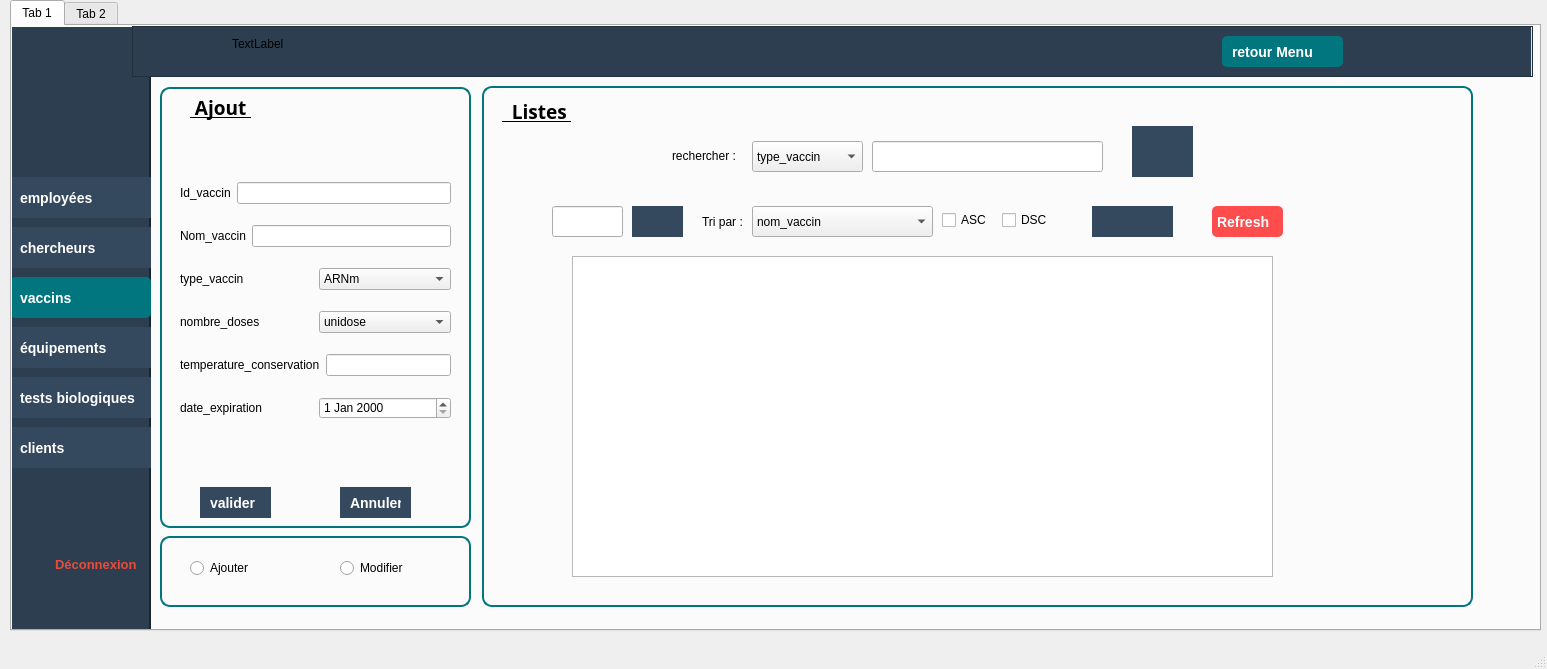
<?xml version="1.0" encoding="UTF-8"?>
<ui version="4.0">
 <class>vaccin1</class>
 <widget class="QMainWindow" name="vaccin1">
  <property name="geometry">
   <rect>
    <x>0</x>
    <y>0</y>
    <width>1547</width>
    <height>669</height>
   </rect>
  </property>
  <property name="windowTitle">
   <string>MainWindow</string>
  </property>
  <property name="styleSheet">
   <string notr="true">/* Style global des boutons */
QPushButton {
    background-color: #34495E;  /* Bleu foncé */
    color: white;
    font-size: 14px;
    font-weight: bold;
    padding: 10px;
    border: none;
    text-align: left;
}

QPushButton:hover {
    background-color: #1ABC9C; /* Vert */
}

QPushButton:checked {
    background-color: #16A085; /* Vert foncé */
}

/* Spécifique au bouton &quot;Équipement&quot; */
QPushButton#btnEquipement {
    background-color: white;  /* Couleur de fond blanche */
    color: #34495E;  /* Texte bleu foncé */
}

QPushButton#btnEquipement:hover {
    background-color: #1ABC9C; /* Vert */
    color: white;  /* Texte blanc */
}

QPushButton#btnEquipement:checked {
    background-color: #16A085; /* Vert foncé */
    color: white;  /* Texte blanc */
}


</string>
  </property>
  <widget class="QWidget" name="centralwidget">
   <widget class="QTabWidget" name="tabWidget">
    <property name="geometry">
     <rect>
      <x>10</x>
      <y>0</y>
      <width>1531</width>
      <height>631</height>
     </rect>
    </property>
    <property name="currentIndex">
     <number>0</number>
    </property>
    <widget class="QWidget" name="tab">
     <attribute name="title">
      <string>Tab 1</string>
     </attribute>
     <widget class="QLabel" name="bg">
      <property name="geometry">
       <rect>
        <x>30</x>
        <y>-110</y>
        <width>1491</width>
        <height>811</height>
       </rect>
      </property>
      <property name="text">
       <string/>
      </property>
      <property name="pixmap">
       <pixmap>bg.jpg</pixmap>
      </property>
     </widget>
     <widget class="QLabel" name="nombre_doses">
      <property name="geometry">
       <rect>
        <x>470</x>
        <y>610</y>
        <width>211</width>
        <height>16</height>
       </rect>
      </property>
      <property name="text">
       <string/>
      </property>
     </widget>
     <widget class="QWidget" name="sidebare" native="true">
      <property name="geometry">
       <rect>
        <x>-2</x>
        <y>1</y>
        <width>141</width>
        <height>651</height>
       </rect>
      </property>
      <property name="styleSheet">
       <string notr="true">#sidebare {
    background-color: #2C3E50; /* Couleur bleu foncé */
    border-right: 2px solid #1A252F;
}QPushButton:hover {
    background-color: #1ABC9C; /* Vert */
}

QPushButton:checked {
    background-color: #16A085; /* Vert foncé */
}

/* Spécifique au bouton &quot;Équipement&quot; */
QPushButton#btnEquipement {
    background-color: white;  /* Couleur de fond blanche */
    color: #34495E;  /* Texte bleu foncé */
}

QPushButton#btnEquipement:hover {
    background-color: #1ABC9C; /* Vert */
    color: white;  /* Texte blanc */
}

QPushButton#btnEquipement:checked {
    background-color: #16A085; /* Vert foncé */
    color: white;  /* Texte blanc */
}
</string>
      </property>
      <widget class="QPushButton" name="emp">
       <property name="geometry">
        <rect>
         <x>0</x>
         <y>150</y>
         <width>141</width>
         <height>41</height>
        </rect>
       </property>
       <property name="text">
        <string>employées</string>
       </property>
       <property name="icon">
        <iconset>
         <normaloff>empe.png</normaloff>empe.png</iconset>
       </property>
      </widget>
      <widget class="QPushButton" name="chercheur_">
       <property name="geometry">
        <rect>
         <x>0</x>
         <y>200</y>
         <width>141</width>
         <height>41</height>
        </rect>
       </property>
       <property name="text">
        <string>chercheurs</string>
       </property>
       <property name="icon">
        <iconset>
         <normaloff>projet_c/cher.png</normaloff>projet_c/cher.png</iconset>
       </property>
      </widget>
      <widget class="QPushButton" name="vac_2">
       <property name="geometry">
        <rect>
         <x>0</x>
         <y>250</y>
         <width>141</width>
         <height>41</height>
        </rect>
       </property>
       <property name="styleSheet">
        <string notr="true">QPushButton {
    background-color: #02767F;  /* Vert foncé */
    color: white;               /* Texte en blanc */
    border-radius: 5px;         /* Bords arrondis */
    padding: 10px;              /* Espacement interne */
    font-weight: bold;          /* Texte en gras */
    border: none;               /* Supprimer la bordure */
}

QPushButton:hover {
    background-color: #247361;  /* Vert plus foncé au survol */
}</string>
       </property>
       <property name="text">
        <string>vaccins</string>
       </property>
       <property name="icon">
        <iconset>
         <normaloff>projet_c/vaccin.png</normaloff>projet_c/vaccin.png</iconset>
       </property>
       <property name="iconSize">
        <size>
         <width>20</width>
         <height>20</height>
        </size>
       </property>
      </widget>
      <widget class="QPushButton" name="eq_2">
       <property name="geometry">
        <rect>
         <x>0</x>
         <y>300</y>
         <width>141</width>
         <height>41</height>
        </rect>
       </property>
       <property name="styleSheet">
        <string notr="true"/>
       </property>
       <property name="text">
        <string>équipements</string>
       </property>
       <property name="icon">
        <iconset>
         <normaloff>projet_c/equipement.png</normaloff>projet_c/equipement.png</iconset>
       </property>
      </widget>
      <widget class="QPushButton" name="client_2">
       <property name="geometry">
        <rect>
         <x>0</x>
         <y>400</y>
         <width>141</width>
         <height>41</height>
        </rect>
       </property>
       <property name="text">
        <string>clients</string>
       </property>
       <property name="icon">
        <iconset>
         <normaloff>projet_c/client.png</normaloff>projet_c/client.png</iconset>
       </property>
      </widget>
      <widget class="QPushButton" name="test_2">
       <property name="geometry">
        <rect>
         <x>0</x>
         <y>350</y>
         <width>151</width>
         <height>41</height>
        </rect>
       </property>
       <property name="text">
        <string>tests biologiques</string>
       </property>
       <property name="icon">
        <iconset>
         <normaloff>projet_c/teste.png</normaloff>projet_c/teste.png</iconset>
       </property>
      </widget>
      <widget class="QPushButton" name="pushButton_10">
       <property name="geometry">
        <rect>
         <x>30</x>
         <y>522</y>
         <width>111</width>
         <height>31</height>
        </rect>
       </property>
       <property name="styleSheet">
        <string notr="true">QPushButton#pushButton_10 {
    background-color: transparent;
    color: #E74C3C;  /* Rouge */
    font-size: 13px;
    font-weight: bold;
    border: none;
    padding: 8px 15px;
    text-align: left;
}

QPushButton#pushButton_8:hover {
    color: #C0392B;  /* Rouge foncé au survol */
}

QPushButton#pushButton_8:pressed {
    color: #A93226;  /* Encore plus foncé au clic */
}

/* Ajouter une icône à gauche du texte */
QPushButton#pushButton_8::before {
    content: &quot;⏻ &quot;;  /* Icône de mise hors tension */
    font-size: 18px;
    margin-right: 8px;
}
</string>
       </property>
       <property name="text">
        <string>Déconnexion</string>
       </property>
      </widget>
      <widget class="QLabel" name="logo">
       <property name="geometry">
        <rect>
         <x>10</x>
         <y>10</y>
         <width>121</width>
         <height>101</height>
        </rect>
       </property>
       <property name="text">
        <string/>
       </property>
       <property name="pixmap">
        <pixmap>logo1.png</pixmap>
       </property>
      </widget>
      <widget class="QLabel" name="logout_2">
       <property name="geometry">
        <rect>
         <x>10</x>
         <y>530</y>
         <width>41</width>
         <height>21</height>
        </rect>
       </property>
       <property name="text">
        <string/>
       </property>
       <property name="pixmap">
        <pixmap>logout.png</pixmap>
       </property>
      </widget>
      <zorder>emp</zorder>
      <zorder>chercheur_</zorder>
      <zorder>vac_2</zorder>
      <zorder>eq_2</zorder>
      <zorder>client_2</zorder>
      <zorder>test_2</zorder>
      <zorder>pushButton_10</zorder>
      <zorder>logout_2</zorder>
      <zorder>logo</zorder>
     </widget>
     <widget class="QGroupBox" name="groupBox_3">
      <property name="geometry">
       <rect>
        <x>148</x>
        <y>510</y>
        <width>311</width>
        <height>91</height>
       </rect>
      </property>
      <property name="styleSheet">
       <string notr="true">QGroupBox {
    border: 2px solid #02767F; /* Couleur turquoise pour la bordure */
    border-radius: 10px;  /* Coins arrondis */
    padding: 10px;  /* Espacement interne */
    margin-bottom: 20px;  /* Espacement en bas */
}
</string>
      </property>
      <property name="title">
       <string/>
      </property>
      <widget class="QRadioButton" name="radioButton_3">
       <property name="geometry">
        <rect>
         <x>30</x>
         <y>20</y>
         <width>110</width>
         <height>24</height>
        </rect>
       </property>
       <property name="text">
        <string>Ajouter</string>
       </property>
      </widget>
      <widget class="QRadioButton" name="radioButton_4">
       <property name="geometry">
        <rect>
         <x>180</x>
         <y>20</y>
         <width>110</width>
         <height>24</height>
        </rect>
       </property>
       <property name="text">
        <string>Modifier</string>
       </property>
      </widget>
     </widget>
     <widget class="QLabel" name="type_vaccin">
      <property name="geometry">
       <rect>
        <x>210</x>
        <y>610</y>
        <width>211</width>
        <height>16</height>
       </rect>
      </property>
      <property name="text">
       <string/>
      </property>
     </widget>
     <widget class="QGroupBox" name="groupBox">
      <property name="geometry">
       <rect>
        <x>148</x>
        <y>61</y>
        <width>311</width>
        <height>461</height>
       </rect>
      </property>
      <property name="autoFillBackground">
       <bool>false</bool>
      </property>
      <property name="styleSheet">
       <string notr="true">QGroupBox {
    border: 2px solid #02767F; /* Couleur turquoise pour la bordure */
    border-radius: 10px;  /* Coins arrondis */
    padding: 10px;  /* Espacement interne */
    margin-bottom: 20px;  /* Espacement en bas */
}
</string>
      </property>
      <property name="title">
       <string/>
      </property>
      <widget class="QPushButton" name="pushButton_7">
       <property name="geometry">
        <rect>
         <x>40</x>
         <y>400</y>
         <width>71</width>
         <height>31</height>
        </rect>
       </property>
       <property name="text">
        <string>valider</string>
       </property>
      </widget>
      <widget class="QPushButton" name="pushButton_9">
       <property name="geometry">
        <rect>
         <x>180</x>
         <y>400</y>
         <width>71</width>
         <height>31</height>
        </rect>
       </property>
       <property name="text">
        <string>Annuler</string>
       </property>
      </widget>
      <widget class="QLabel" name="label_22">
       <property name="geometry">
        <rect>
         <x>30</x>
         <y>0</y>
         <width>301</width>
         <height>41</height>
        </rect>
       </property>
       <property name="palette">
        <palette>
         <active/>
         <inactive/>
         <disabled/>
        </palette>
       </property>
       <property name="font">
        <font>
         <family>Segoe UI Variable</family>
         <pointsize>14</pointsize>
         <bold>true</bold>
         <underline>true</underline>
        </font>
       </property>
       <property name="styleSheet">
        <string notr="true"/>
       </property>
       <property name="text">
        <string> Ajout </string>
       </property>
      </widget>
      <widget class="QWidget" name="layoutWidget">
       <property name="geometry">
        <rect>
         <x>20</x>
         <y>80</y>
         <width>271</width>
         <height>271</height>
        </rect>
       </property>
       <layout class="QVBoxLayout" name="verticalLayout">
        <item>
         <layout class="QHBoxLayout" name="horizontalLayout">
          <item>
           <widget class="QLabel" name="label_16">
            <property name="text">
             <string>Id_vaccin</string>
            </property>
           </widget>
          </item>
          <item>
           <widget class="QLineEdit" name="lineEdit_2"/>
          </item>
         </layout>
        </item>
        <item>
         <layout class="QHBoxLayout" name="horizontalLayout_2">
          <item>
           <widget class="QLabel" name="label_17">
            <property name="text">
             <string>Nom_vaccin</string>
            </property>
           </widget>
          </item>
          <item>
           <widget class="QLineEdit" name="lineEdit_4"/>
          </item>
         </layout>
        </item>
        <item>
         <layout class="QHBoxLayout" name="horizontalLayout_3">
          <item>
           <widget class="QLabel" name="label_23">
            <property name="text">
             <string>type_vaccin</string>
            </property>
           </widget>
          </item>
          <item>
           <widget class="QComboBox" name="comboBox_10">
            <item>
             <property name="text">
              <string>ARNm</string>
             </property>
            </item>
            <item>
             <property name="text">
              <string>actif</string>
             </property>
            </item>
            <item>
             <property name="text">
              <string>inactif</string>
             </property>
            </item>
           </widget>
          </item>
         </layout>
        </item>
        <item>
         <layout class="QHBoxLayout" name="horizontalLayout_4">
          <item>
           <widget class="QLabel" name="label_18">
            <property name="text">
             <string>nombre_doses</string>
            </property>
           </widget>
          </item>
          <item>
           <widget class="QComboBox" name="comboBox_11">
            <item>
             <property name="text">
              <string>unidose</string>
             </property>
            </item>
            <item>
             <property name="text">
              <string>multidose</string>
             </property>
            </item>
           </widget>
          </item>
         </layout>
        </item>
        <item>
         <layout class="QHBoxLayout" name="horizontalLayout_5">
          <item>
           <widget class="QLabel" name="label_19">
            <property name="text">
             <string>temperature_conservation</string>
            </property>
           </widget>
          </item>
          <item>
           <widget class="QLineEdit" name="lineEdit_5"/>
          </item>
         </layout>
        </item>
        <item>
         <layout class="QHBoxLayout" name="horizontalLayout_6">
          <item>
           <widget class="QLabel" name="label_20">
            <property name="text">
             <string>date_expiration</string>
            </property>
           </widget>
          </item>
          <item>
           <widget class="QDateEdit" name="dateEdit"/>
          </item>
         </layout>
        </item>
       </layout>
      </widget>
     </widget>
     <widget class="QGroupBox" name="groupBox_2">
      <property name="geometry">
       <rect>
        <x>470</x>
        <y>60</y>
        <width>991</width>
        <height>541</height>
       </rect>
      </property>
      <property name="styleSheet">
       <string notr="true">/* Tableau principal */
table {
    width: 100%;
    border-collapse: collapse;
    margin: 20px 0;
    font-size: 14px;
    background-color: #02767F;
    border: 1px solid #02767F;
}

/* Style des en-têtes de colonne */
th {
    background-color: #007bff;
    color: white;
    padding: 12px 15px;
    text-align: center;
    font-weight: bold;
}

/* Style des cellules de données */
td {
    padding: 12px 15px;
    text-align: center;
    border: 1px solid #ddd;
}

/* Style de la colonne &quot;Actions&quot; */
td.actions {
    display: flex;
    justify-content: center;
    gap: 10px;
}

/* Bouton Modifier */
button.modify-btn {
    background-color: #ffc107;
    color: black;
    border: none;
    padding: 8px 12px;
    border-radius: 5px;
    cursor: pointer;
    font-size: 14px;
    transition: background-color 0.3s;
}

button.modify-btn:hover {
    background-color: #e0a800;
}

/* Bouton Supprimer */
button.delete-btn {
    background-color: #dc3545;
    color: white;
    border: none;
    padding: 8px 12px;
    border-radius: 5px;
    cursor: pointer;
    font-size: 14px;
    transition: background-color 0.3s;
}

button.delete-btn:hover {
    background-color: #c82333;
}

/* Style de ligne lorsque la souris passe dessus */
tr:hover {
    background-color: #f1f1f1;
}

/* Style des lignes impaires pour un meilleur contraste */
tr:nth-child(odd) {
    background-color: #f7f7f7;
}

/* Style de la dernière colonne (Actions) */
td.actions {
    display: flex;
    justify-content: center;
    align-items: center;
}

/* Pour le contenu des images */
td img {
    width: 40px;
    height: 40px;
    object-fit: cover;
    border-radius: 50%;
}
QGroupBox {
    border: 2px solid #02767F; /* Couleur turquoise pour la bordure */
    border-radius: 10px;  /* Coins arrondis */
    padding: 10px;  /* Espacement interne */
    margin-bottom: 20px;  /* Espacement en bas */
}


</string>
      </property>
      <property name="title">
       <string/>
      </property>
      <widget class="QLabel" name="label_13">
       <property name="geometry">
        <rect>
         <x>190</x>
         <y>60</y>
         <width>101</width>
         <height>20</height>
        </rect>
       </property>
       <property name="text">
        <string>rechercher :</string>
       </property>
      </widget>
      <widget class="QLabel" name="label_14">
       <property name="geometry">
        <rect>
         <x>20</x>
         <y>10</y>
         <width>341</width>
         <height>31</height>
        </rect>
       </property>
       <property name="font">
        <font>
         <family>Segoe UI Variable</family>
         <pointsize>14</pointsize>
         <bold>true</bold>
         <underline>true</underline>
        </font>
       </property>
       <property name="text">
        <string>  Listes </string>
       </property>
      </widget>
      <widget class="QComboBox" name="cb_rech_emp">
       <property name="geometry">
        <rect>
         <x>270</x>
         <y>55</y>
         <width>111</width>
         <height>31</height>
        </rect>
       </property>
       <item>
        <property name="text">
         <string>type_vaccin</string>
        </property>
       </item>
       <item>
        <property name="text">
         <string>id_vaccin</string>
        </property>
       </item>
       <item>
        <property name="text">
         <string>nom_vaccin</string>
        </property>
       </item>
       <item>
        <property name="text">
         <string>temperature_conservation</string>
        </property>
       </item>
      </widget>
      <widget class="QComboBox" name="comboBox_7">
       <property name="geometry">
        <rect>
         <x>270</x>
         <y>120</y>
         <width>181</width>
         <height>31</height>
        </rect>
       </property>
       <item>
        <property name="text">
         <string>nom_vaccin</string>
        </property>
       </item>
       <item>
        <property name="text">
         <string>temperature_conservation</string>
        </property>
       </item>
       <item>
        <property name="text">
         <string>date_expiration</string>
        </property>
       </item>
      </widget>
      <widget class="QLabel" name="label_15">
       <property name="geometry">
        <rect>
         <x>220</x>
         <y>120</y>
         <width>63</width>
         <height>31</height>
        </rect>
       </property>
       <property name="text">
        <string>Tri par :</string>
       </property>
      </widget>
      <widget class="QPushButton" name="pdf_2">
       <property name="geometry">
        <rect>
         <x>150</x>
         <y>120</y>
         <width>51</width>
         <height>31</height>
        </rect>
       </property>
       <property name="styleSheet">
        <string notr="true">QPushButton {
    qproperty-iconSize: 21px 21px;  /* Taille de l'icône */
    text-align: center; /* Centrage du texte si besoin */
}
</string>
       </property>
       <property name="text">
        <string/>
       </property>
       <property name="icon">
        <iconset>
         <normaloff>projet_c/pdf1.png</normaloff>projet_c/pdf1.png</iconset>
       </property>
       <property name="iconSize">
        <size>
         <width>21</width>
         <height>21</height>
        </size>
       </property>
      </widget>
      <widget class="QPushButton" name="stat_2">
       <property name="geometry">
        <rect>
         <x>610</x>
         <y>120</y>
         <width>81</width>
         <height>31</height>
        </rect>
       </property>
       <property name="styleSheet">
        <string notr="true">QPushButton {
    qproperty-iconSize: 21px 21px;  /* Taille de l'icône */
    text-align: center; /* Centrage du texte si besoin */
}
</string>
       </property>
       <property name="text">
        <string/>
       </property>
       <property name="icon">
        <iconset>
         <normaloff>projet_c/st.png</normaloff>projet_c/st.png</iconset>
       </property>
       <property name="iconSize">
        <size>
         <width>21</width>
         <height>21</height>
        </size>
       </property>
      </widget>
      <widget class="QPushButton" name="ok_2">
       <property name="geometry">
        <rect>
         <x>650</x>
         <y>40</y>
         <width>61</width>
         <height>51</height>
        </rect>
       </property>
       <property name="text">
        <string/>
       </property>
       <property name="icon">
        <iconset>
         <normaloff>projet_c/search.png</normaloff>projet_c/search.png</iconset>
       </property>
       <property name="iconSize">
        <size>
         <width>40</width>
         <height>40</height>
        </size>
       </property>
      </widget>
      <widget class="QTableView" name="tableView_vaccin">
       <property name="geometry">
        <rect>
         <x>90</x>
         <y>170</y>
         <width>701</width>
         <height>321</height>
        </rect>
       </property>
      </widget>
      <widget class="QLineEdit" name="le_rech">
       <property name="geometry">
        <rect>
         <x>390</x>
         <y>55</y>
         <width>231</width>
         <height>31</height>
        </rect>
       </property>
      </widget>
      <widget class="QCheckBox" name="checkBox">
       <property name="geometry">
        <rect>
         <x>460</x>
         <y>123</y>
         <width>51</width>
         <height>22</height>
        </rect>
       </property>
       <property name="text">
        <string>ASC</string>
       </property>
      </widget>
      <widget class="QCheckBox" name="checkBox_2">
       <property name="geometry">
        <rect>
         <x>520</x>
         <y>123</y>
         <width>51</width>
         <height>22</height>
        </rect>
       </property>
       <property name="text">
        <string>DSC</string>
       </property>
      </widget>
      <widget class="QPushButton" name="pushButton_6">
       <property name="geometry">
        <rect>
         <x>730</x>
         <y>120</y>
         <width>71</width>
         <height>31</height>
        </rect>
       </property>
       <property name="styleSheet">
        <string notr="true">
QPushButton {
        background-color: #ff4d4d;  /* Rouge */
        color: white;
        border-radius: 5px;
        padding: 5px;
        font-weight: bold;
    }
    QPushButton:hover {
        background-color: #ff1a1a;  /* Rouge plus foncé au survol */
    }
    QPushButton:pressed {
        background-color: #cc0000;  /* Rouge foncé au clic */
    }</string>
       </property>
       <property name="text">
        <string>Refresh</string>
       </property>
      </widget>
      <widget class="QLineEdit" name="vaccin_id_input">
       <property name="geometry">
        <rect>
         <x>70</x>
         <y>120</y>
         <width>71</width>
         <height>31</height>
        </rect>
       </property>
      </widget>
     </widget>
     <widget class="QFrame" name="frame">
      <property name="geometry">
       <rect>
        <x>120</x>
        <y>0</y>
        <width>1401</width>
        <height>51</height>
       </rect>
      </property>
      <property name="styleSheet">
       <string notr="true">#frame {
    background-color: #2C3E50; /* Couleur bleu foncé */
    border-right: 2px solid #dee2e6;;
}QPushButton:hover {
    background-color: #1ABC9C; /* Vert */
}

QPushButton:checked {
    background-color: #16A085; /* Vert foncé */
}

/* Spécifique au bouton &quot;Équipement&quot; */
QPushButton#btnEquipement {
    background-color: white;  /* Couleur de fond blanche */
    color: #34495E;  /* Texte bleu foncé */
}

QPushButton#btnEquipement:hover {
    background-color: #1ABC9C; /* Vert */
    color: white;  /* Texte blanc */
}

QPushButton#btnEquipement:checked {
    background-color: #16A085; /* Vert foncé */
    color: white;  /* Texte blanc */
}
</string>
      </property>
      <property name="frameShape">
       <enum>QFrame::Shape::StyledPanel</enum>
      </property>
      <property name="frameShadow">
       <enum>QFrame::Shadow::Raised</enum>
      </property>
      <widget class="QLabel" name="notificationBadge">
       <property name="geometry">
        <rect>
         <x>90</x>
         <y>10</y>
         <width>41</width>
         <height>20</height>
        </rect>
       </property>
       <property name="text">
        <string/>
       </property>
      </widget>
      <widget class="QPushButton" name="btnRetourvaccin">
       <property name="geometry">
        <rect>
         <x>1090</x>
         <y>10</y>
         <width>121</width>
         <height>31</height>
        </rect>
       </property>
       <property name="styleSheet">
        <string notr="true">QPushButton {
    background-color: #02767F;  /* Vert foncé */
    color: white;               /* Texte en blanc */
    border-radius: 5px;         /* Bords arrondis */
    padding: 10px;              /* Espacement interne */
    font-weight: bold;          /* Texte en gras */
    border: none;               /* Supprimer la bordure */
}

QPushButton:hover {
    background-color: #247361;  /* Vert plus foncé au survol */
}</string>
       </property>
       <property name="text">
        <string>retour Menu</string>
       </property>
      </widget>
      <widget class="QLabel" name="labelFan">
       <property name="geometry">
        <rect>
         <x>100</x>
         <y>10</y>
         <width>291</width>
         <height>16</height>
        </rect>
       </property>
       <property name="text">
        <string>TextLabel</string>
       </property>
      </widget>
     </widget>
    </widget>
    <widget class="QWidget" name="tab_2">
     <attribute name="title">
      <string>Tab 2</string>
     </attribute>
     <widget class="QStackedWidget" name="stackedWidget">
      <property name="geometry">
       <rect>
        <x>30</x>
        <y>20</y>
        <width>1131</width>
        <height>511</height>
       </rect>
      </property>
      <property name="currentIndex">
       <number>0</number>
      </property>
      <widget class="QWidget" name="page_3">
       <widget class="QTextEdit" name="chatTextEdit_2">
        <property name="geometry">
         <rect>
          <x>0</x>
          <y>20</y>
          <width>1111</width>
          <height>401</height>
         </rect>
        </property>
       </widget>
       <widget class="QPushButton" name="sendButton_2">
        <property name="geometry">
         <rect>
          <x>810</x>
          <y>430</y>
          <width>201</width>
          <height>61</height>
         </rect>
        </property>
        <property name="text">
         <string>Envoyer</string>
        </property>
       </widget>
       <widget class="QLineEdit" name="inputLineEdit_2">
        <property name="geometry">
         <rect>
          <x>120</x>
          <y>430</y>
          <width>651</width>
          <height>61</height>
         </rect>
        </property>
       </widget>
       <widget class="QLabel" name="bg_3">
        <property name="geometry">
         <rect>
          <x>-80</x>
          <y>-70</y>
          <width>1221</width>
          <height>731</height>
         </rect>
        </property>
        <property name="text">
         <string/>
        </property>
        <property name="pixmap">
         <pixmap>bg.jpg</pixmap>
        </property>
       </widget>
       <widget class="QPushButton" name="pushButton_2">
        <property name="geometry">
         <rect>
          <x>960</x>
          <y>30</y>
          <width>131</width>
          <height>41</height>
         </rect>
        </property>
        <property name="text">
         <string>Aller vers stats</string>
        </property>
       </widget>
       <zorder>bg_3</zorder>
       <zorder>chatTextEdit_2</zorder>
       <zorder>sendButton_2</zorder>
       <zorder>inputLineEdit_2</zorder>
       <zorder>pushButton_2</zorder>
      </widget>
      <widget class="QWidget" name="page_4">
       <widget class="QLabel" name="bg_4">
        <property name="geometry">
         <rect>
          <x>-130</x>
          <y>30</y>
          <width>1221</width>
          <height>731</height>
         </rect>
        </property>
        <property name="text">
         <string/>
        </property>
        <property name="pixmap">
         <pixmap>bg.jpg</pixmap>
        </property>
       </widget>
       <widget class="QLabel" name="label">
        <property name="geometry">
         <rect>
          <x>68</x>
          <y>10</y>
          <width>850</width>
          <height>600</height>
         </rect>
        </property>
        <property name="text">
         <string/>
        </property>
       </widget>
       <widget class="QPushButton" name="pushButton_11">
        <property name="geometry">
         <rect>
          <x>840</x>
          <y>650</y>
          <width>101</width>
          <height>31</height>
         </rect>
        </property>
        <property name="styleSheet">
         <string notr="true">QPushButton {
 	font: 14pt &quot;Sitka Text&quot;;
   	background-color: transparent;
    border: 1px solid  #000000;
    color: #000000;
    padding: 5px 5px;
    border-radius: 5px;
    transition: background-color 0.3s ease;
}

QPushButton:hover {
	
	font: 75 italic 14pt &quot;Sitka Text&quot;;
    background-color: #transparent;
	color: #000000;
 	border: 1px solid  #FFFFFF;
}

QPushButton:pressed {
    color: black;
}</string>
        </property>
        <property name="text">
         <string>Fermer</string>
        </property>
       </widget>
       <widget class="QPushButton" name="pushButton">
        <property name="geometry">
         <rect>
          <x>980</x>
          <y>60</y>
          <width>71</width>
          <height>41</height>
         </rect>
        </property>
        <property name="text">
         <string>Retour</string>
        </property>
       </widget>
      </widget>
     </widget>
    </widget>
   </widget>
  </widget>
  <widget class="QMenuBar" name="menubar">
   <property name="geometry">
    <rect>
     <x>0</x>
     <y>0</y>
     <width>1547</width>
     <height>26</height>
    </rect>
   </property>
  </widget>
  <widget class="QStatusBar" name="statusbar"/>
 </widget>
 <resources/>
 <connections/>
</ui>
